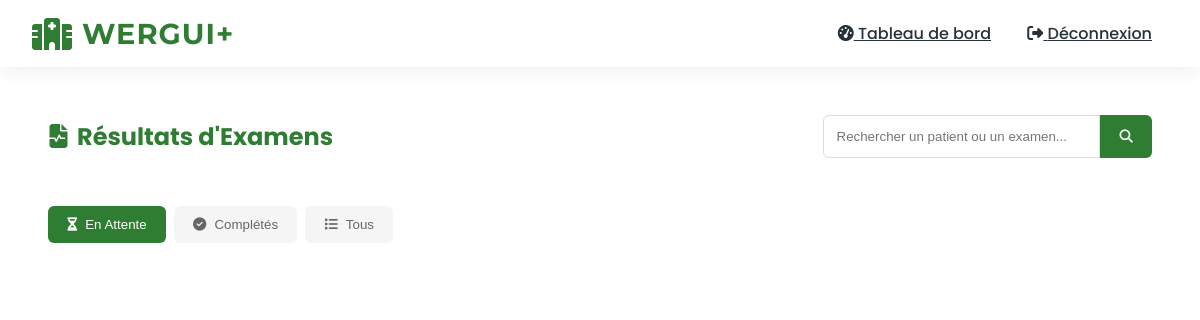
/accounts/doctor/view-exam-results/ (signed in), run on an earlier commit of the app's database.
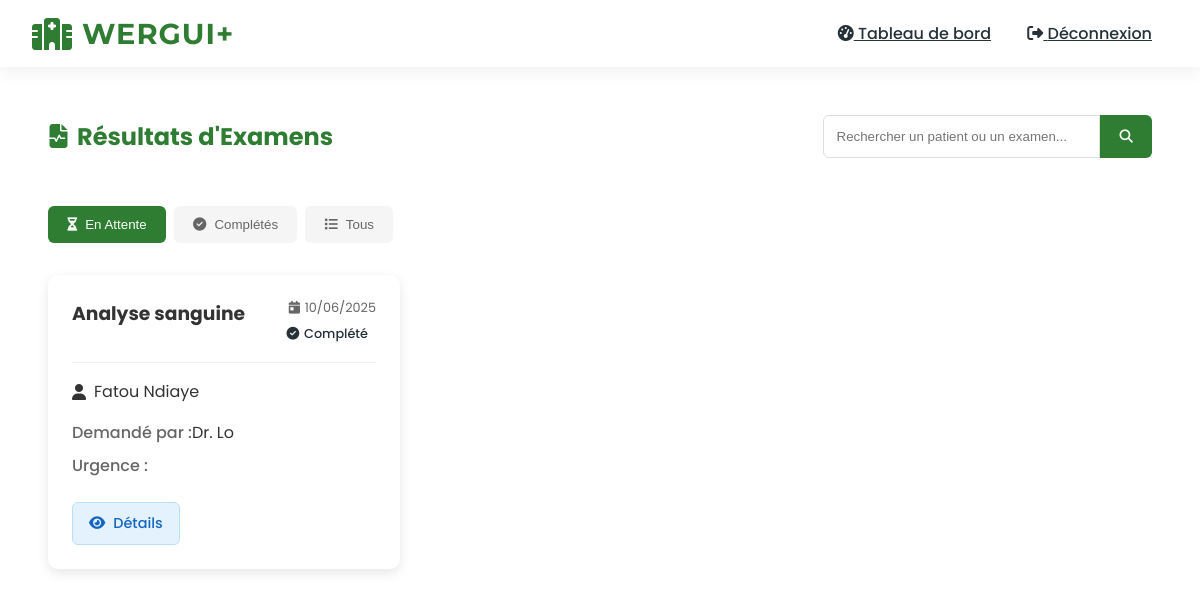
And on a later commit of the database.
### accounts/models.py (models this page shows, shortened)
class MedicalExam(models.Model):
    EXAM_TYPES = (
        ('BLOOD', 'Analyse sanguine'),
        ('RADIO', 'Radiographie'),
        ('SCAN', 'Scanner'),
        ('OTHER', 'Autre'),
    )
    patient = models.ForeignKey(CustomUser, on_delete=models.CASCADE, related_name='exams')
    requested_by = models.ForeignKey(CustomUser, on_delete=models.CASCADE, related_name='requested_exams')
    exam_type = models.CharField(max_length=10, choices=EXAM_TYPES)
    requested_at = models.DateTimeField(auto_now_add=True)
    completed_at = models.DateTimeField(null=True, blank=True)
    results = models.TextField(blank=True)
    notes = models.TextField(blank=True)

class CustomUser(AbstractUser):
    ROLES = (
        ('DOCTOR', 'Médecin'),
        ('NURSE', 'Infirmier'),
        ('PHARMACIST', 'Pharmacien'),
        ('ADMIN', 'Administrateur'),
        ('PATIENT', 'Patient'),
    )
    role = models.CharField(max_length=15, choices=ROLES)
    phone_regex = RegexValidator(
        regex=r'^\+?1?\d{9,15}$',
        message="Le numéro de téléphone doit être au format: '+221771234567'."
    )
    phone_number = models.CharField(validators=[phone_regex], max_length=17, unique=True)
    is_verified = models.BooleanField(default=False)
    mfa_code = models.CharField(max_length=6, null=True, blank=True)
    mfa_code_created_at = models.DateTimeField(null=True, blank=True)
    groups = models.ManyToManyField(
        'auth.Group',
        verbose_name='groups',
        blank=True,
        help_text='The groups this user belongs to.',
        related_name="customuser_set",
        related_query_name="user",
    )
    user_permissions = models.ManyToManyField(
        'auth.Permission',
        verbose_name='user permissions',
        blank=True,
        help_text='Specific permissions for this user.',
        related_name="customuser_set",
        related_query_name="user",
    )

### accounts/views.py (the view)
# urls.py: path('doctor/view-exam-results/', views.view_exam_results, name='view_exam_results'),
@login_required
@role_required('DOCTOR')
def view_exam_results(request):
    exams = MedicalExam.objects.filter(requested_by=request.user).select_related('patient')
    return render(request, 'accounts/doctor/view_exam_results.html', {
        'exams': exams
    })

### accounts/views.py (called while the page is built)
def role_required(*roles):
    def decorator(view_func):
        @wraps(view_func)
        def _wrapped_view(request, *args, **kwargs):
            if request.user.role not in roles:
                messages.error(request, "Vous n'avez pas la permission d'accéder à cette page.")
                return redirect('dashboard')
            return view_func(request, *args, **kwargs)
        return _wrapped_view
    return decorator

### accounts/templates/accounts/doctor/view_exam_results.html (shortened to what this page needs)
{% extends "base.html" %}
{% block content %}
<div class="medical-container">
    <div class="section-header">
        <h2 class="section-title">
            <i class="fas fa-file-medical-alt"></i> Résultats d'Examens
        </h2>
        <div class="search-container">
            <input type="text" placeholder="Rechercher un patient ou un examen..." class="search-input">
            <button class="search-btn">
                <i class="fas fa-search"></i>
            </button>
        </div>
    </div>
    <div class="filter-tabs">
        <button class="tab-btn active" data-tab="pending">
            <i class="fas fa-hourglass-half"></i> En Attente
        </button>
        <button class="tab-btn" data-tab="completed">
            <i class="fas fa-check-circle"></i> Complétés
        </button>
        <button class="tab-btn" data-tab="all">
            <i class="fas fa-list"></i> Tous
        </button>
    </div>
    <div class="exam-results-grid">
        {% for exam in exams %}
        <div class="exam-card" data-status="{{ exam.status|lower }}">
            <div class="exam-header">
                <h3 class="exam-type">{{ exam.get_exam_type_display }}</h3>
                <div class="exam-meta">
                    <span class="exam-date">
                        <i class="fas fa-calendar-day"></i> {{ exam.requested_at|date:"d/m/Y" }}
                    </span>
                    <span class="exam-status {{ exam.status|lower }}">
                        {% if exam.status == 'PENDING' %}
                        <i class="fas fa-hourglass-half"></i> En attente
                        {% else %}
                        <i class="fas fa-check-circle"></i> Complété
                        {% endif %}
                    </span>
                </div>
            </div>
            <div class="exam-patient">
                <i class="fas fa-user"></i> {{ exam.patient.get_full_name }}
            </div>
            <div class="exam-details">
                <div class="detail-item">
                    <span class="detail-label">Demandé par :</span>
                    <span class="detail-value">Dr. {{ exam.requested_by.last_name }}</span>
                </div>
                <div class="detail-item">
                    <span class="detail-label">Urgence :</span>
                </div>
            </div>
            <div class="exam-actions">
                <a href="{% url 'view_exam_detail' exam.id %}" class="btn btn-view">
                    <i class="fas fa-eye"></i> Détails
                </a>
            </div>
        </div>
        {% endfor %}
    </div>
</div>
{% endblock %}

What changed in the data, as far as the page shows it:
added MedicalExam: exam_type "Analyse sanguine", requested_at "10/06/2025", patient.get_full_name "Fatou Ndiaye", requested_by.last_name "Lo"
